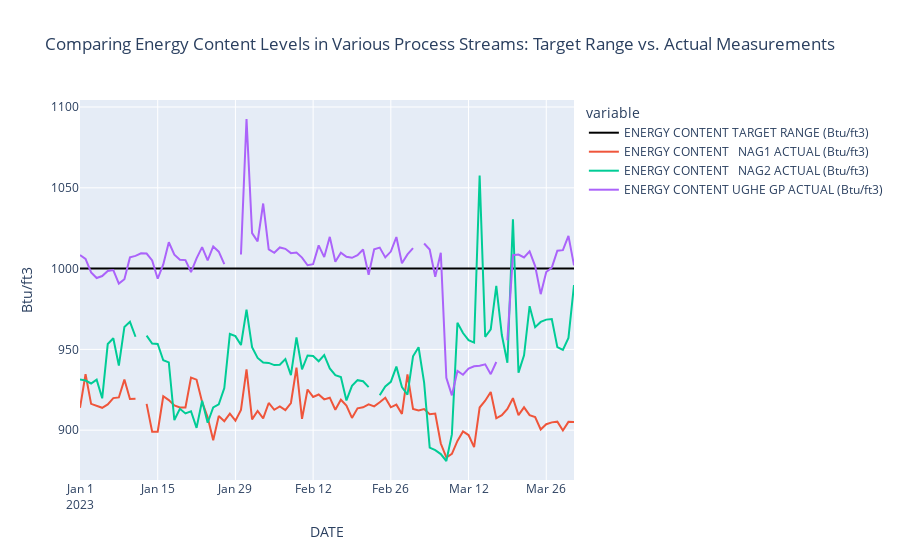

The cell this chart's notebook holds for it:
### Code cell
fig = px.line(
    df,
    x="DATE",
    y=[
        "ENERGY CONTENT TARGET RANGE (Btu/ft3)",
        "ENERGY CONTENT \r\n NAG1 ACTUAL (Btu/ft3)",
        "ENERGY CONTENT \r\n NAG2 ACTUAL (Btu/ft3)",
        "ENERGY CONTENT UGHE GP ACTUAL (Btu/ft3)",
    ],
    title="Comparing Energy Content Levels in Various Process Streams: Target Range vs. Actual Measurements",
    color_discrete_map={
        "ENERGY CONTENT TARGET RANGE (Btu/ft3)": "black",
    },
)
fig.update_layout(
    yaxis=dict(
        title="Btu/ft3",
    ),
)
fig.show()
